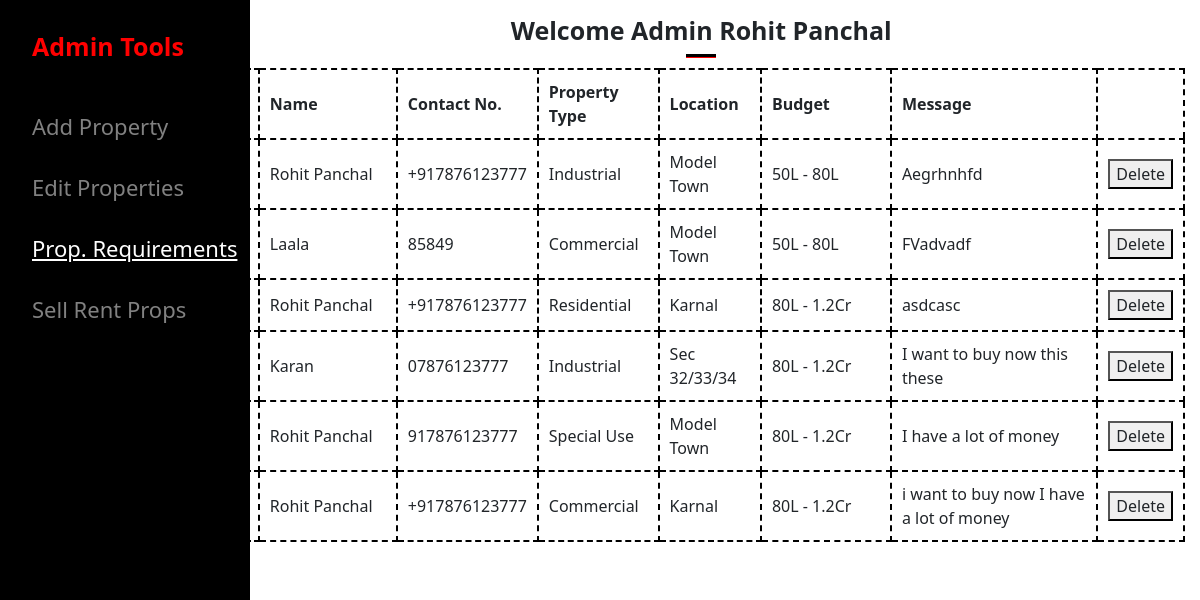
Page /admin/requirementsBuyRent.php (signed in) on the committed database.
### tables this page shows
CREATE TABLE `requirement` (
  `ID` int(10) NOT NULL,
  `Name` varchar(50) DEFAULT NULL,
  `Contact_Number` varchar(20) DEFAULT NULL,
  `Property_Type` varchar(50) DEFAULT NULL,
  `Location` varchar(50) DEFAULT NULL,
  `Budget` varchar(20) DEFAULT NULL,
  `Message` varchar(2000) DEFAULT NULL
);

### admin/requirementsBuyRent.php (the view, shortened to what this page needs)
<?php
    $servername = "localhost";
    $susername = "root";
    $spassword = "";
    $dbname = "real_estate";
    $conn = mysqli_connect($servername,$susername,$spassword,$dbname);
    $sql = "select * from requirement ORDER BY ID desc";
    $result = mysqli_query($conn, $sql);
?>
<!DOCTYPE html>
<html lang="en">
<head>
    <link href="//maxcdn.bootstrapcdn.com/bootstrap/4.1.1/css/bootstrap.min.css" rel="stylesheet" id="bootstrap-css" />
    <link rel="stylesheet" href="https://stackpath.bootstrapcdn.com/bootstrap/4.1.3/css/bootstrap.min.css" />
    <link rel="stylesheet" href="https://use.fontawesome.com/releases/v5.2.0/css/all.css" />
        <link rel="stylesheet" href="https://maxcdn.bootstrapcdn.com/bootstrap/3.4.1/css/bootstrap.min.css" />
    <link href="https://cdn.jsdelivr.net/npm/bootstrap@5.0.0-beta2/dist/css/bootstrap.min.css" rel="stylesheet" />
    <link rel="stylesheet" href="https://cdn.jsdelivr.net/npm/bootstrap-icons@1.4.0/font/bootstrap-icons.css" />
    <link rel="stylesheet" href="../css/style.css" />
    <link rel="stylesheet" href="style.css">
</head>
<body>
<div class="row">
    <div class="col-md-2">
<?php
 include './components/sideNav.php';
 echo $sideNav;
?>
</div>
<div class="col-md-10">
<div class="container mt-4 pb-5">
      <div class="contact-us-div">
      <h1 class="text-center" style="font-weight: 700;"><?php echo "Welcome Admin " .$_SESSION['name']; ?></h1>
      <div class="underline_head"></div>
      <table class="requirementsTable">
          <tr>
              <th>ID</th>
              <th>Name</th>
              <th>Contact No.</th>
              <th>Property Type</th>
              <th>Location</th>
              <th>Budget</th>
              <th>Message</th>
          </tr>
          <?php
            while($row = mysqli_fetch_assoc($result)){
                echo "
            <tr>
                <td>$row[ID]</td>
                <td>$row[Name]</td>
                <td>$row[Contact_Number]</td>
                <td>$row[Property_Type]</td>
                <td>$row[Location]</td>
                <td>$row[Budget]</td>
                <td>$row[Message]</td>
                <td>
                <form action='requirementsBuyRent.php' method='POST'>
                <button type='submit' value='$row[ID]' name='delete'>Delete</button>
            </form>
                </td>
            </tr>
                ";
            }
          ?>
      </table>
  </div>
  </div>
  </div>
  </div>
</body>
</html>
</body>
</html>

### css/style.css (style rules this page uses)
.underline_head { height: 4px; width: 30px; background-color: black; margin: 0 auto; margin-top: 9px; border-bottom: 1px solid red; }

### admin/style.css (style rules this page uses)
.requirementsTable, .requirementsTable th, .requirementsTable td { border: 2px dashed black; padding: 10px; font-size: 16px; }
.requirementsTable th:nth-child(2) { min-width: 138px; }
.requirementsTable th:nth-child(6) { min-width: 130px; }
.requirementsTable th:nth-child(7) { min-width: 130px; }

### rows in the picture
requirement: Name "Rohit Panchal", Contact_Number "+917876123777", Property_Type "Industrial", Location "Model Town", Budget "50L - 80L", Message "Aegrhnhfd", $row[ID] 20 (drawn)
requirement: Name "Laala", Contact_Number "85849", Property_Type "Commercial", Location "Model Town", Budget "50L - 80L", Message "FVadvadf", $row[ID] 19 (drawn)
requirement: Name "Rohit Panchal", Contact_Number "+917876123777", Property_Type "Residential", Location "Karnal", Budget "80L - 1.2Cr", Message "asdcasc", $row[ID] 17 (drawn)
requirement: Name "Karan", Contact_Number "07876123777", Property_Type "Industrial", Location "Sec 32/33/34", Budget "80L - 1.2Cr", Message "I want to buy now this these", $row[ID] 16 (drawn)
requirement: Name "Rohit Panchal", Contact_Number "917876123777", Property_Type "Special Use", Location "Model Town", Budget "80L - 1.2Cr", Message "I have a lot of money", $row[ID] 2 (drawn)
requirement: Name "Rohit Panchal", Contact_Number "+917876123777", Property_Type "Commercial", Location "Karnal", Budget "80L - 1.2Cr", Message "i want to buy now I have a lot of money", $row[ID] 1 (drawn)

### other values in the picture
$_SESSION['name'] "Rohit Panchal"
